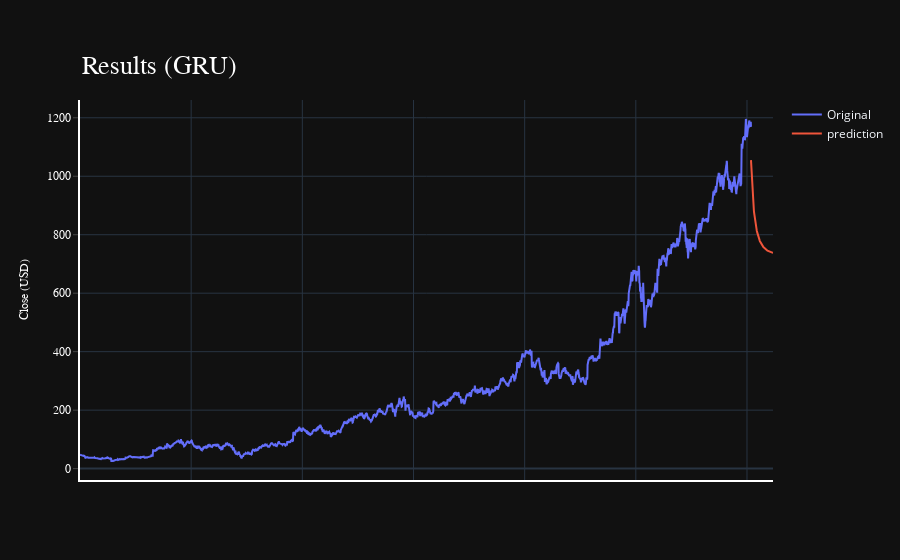

The cell this chart's notebook holds for it:
### Code cell
import plotly.express as px
import plotly.graph_objects as go

# predictions = np.append(trainPredictPlot, testPredictPlot, axis=1) must be uncommented for this to work

fig = go.Figure()
fig.add_trace(go.Scatter(go.Scatter(x=result.index, y=result[0],
                    mode='lines',
                    name='Original')))
fig.add_trace(go.Scatter(x=result.index+len(result[0])-1, y=p[0],
                    mode='lines',
                    name='prediction'))

fig.update_layout(
    xaxis=dict(
        showline=True,
        showgrid=True,
        showticklabels=False,
        linecolor='white',
        linewidth=2
    ),
    yaxis=dict(
        title_text='Close (USD)',
        titlefont=dict(
            family='Rockwell',
            size=12,
            color='white',
        ),
        showline=True,
        showgrid=True,
        showticklabels=True,
        linecolor='white',
        linewidth=2,
        ticks='outside',
        tickfont=dict(
            family='Rockwell',
            size=12,
            color='white',
        ),
    ),
    showlegend=True,
    template = 'plotly_dark'

)



annotations = []
annotations.append(dict(xref='paper', yref='paper', x=0.0, y=1.05,
                              xanchor='left', yanchor='bottom',
                              text='Results (GRU)',
                              font=dict(family='Rockwell',
                                        size=26,
                                        color='white'),
                              showarrow=False))
fig.update_layout(annotations=annotations)

fig.show()

### Figure 1 — Plotly figure (JSON) as saved in the notebook; plotly's stock layout.template omitted (floating-point values rounded to 4 significant figures; data arrays with more than 128 entries replaced by an {"elided": "..."} marker saying what was removed)
{"data": [{"mode": "lines", "name": "Original", "type": "scatter", "x": {"elided": "3019 int values"}, "y": {"elided": "3019 float values"}}, {"mode": "lines", "name": "prediction", "type": "scatter", "x": {"elided": "3019 int values"}, "y": [1055.0, 1038.0, 1019.0, 1000.0, 983.6, 968.3, 954.3, 941.5, 929.7, 918.9, 908.8, 899.5, 890.8, 882.8, 875.3, 868.2, 861.7, 855.5, 849.7, 844.3, 839.1, 834.3, 829.8, 825.5, 821.4, 817.6, 814.0, 810.5, 807.3, 804.2, 801.2, 798.4, 795.7, 793.2, 790.8, 788.5, 786.3, 784.2, 782.2, 780.3, 778.4, 776.7, 775.0, 773.4, 771.9, 770.4, 769.0, 767.6, 766.3, 765.1, 763.9, 762.7, 761.6, 760.6, 759.6, 758.6, 757.7, 756.8, 755.9, 755.1, 754.3, 753.5, 752.8, 752.1, 751.4, 750.7, 750.1, 749.5, 748.9, 748.3, 747.8, 747.3, 746.8, 746.3, 745.8, 745.4, 744.9, 744.5, 744.1, 743.7, 743.3, 743.0, 742.6, 742.3, 742.0, 741.6, 741.3, 741.0, 740.8, 740.5, 740.2, 740.0, 739.7, 739.5, 739.3, 739.1, 738.8, 738.6, 738.4, 738.2]}], "layout": {"annotations": [{"font": {"color": "white", "family": "Rockwell", "size": 26}, "showarrow": false, "text": "Results (GRU)", "x": 0, "xanchor": "left", "xref": "paper", "y": 1.05, "yanchor": "bottom", "yref": "paper"}], "showlegend": true, "xaxis": {"linecolor": "white", "linewidth": 2, "showgrid": true, "showline": true, "showticklabels": false}, "yaxis": {"linecolor": "white", "linewidth": 2, "showgrid": true, "showline": true, "showticklabels": true, "tickfont": {"color": "white", "family": "Rockwell", "size": 12}, "ticks": "outside", "title": {"font": {"color": "white", "family": "Rockwell", "size": 12}, "text": "Close (USD)"}}}}
